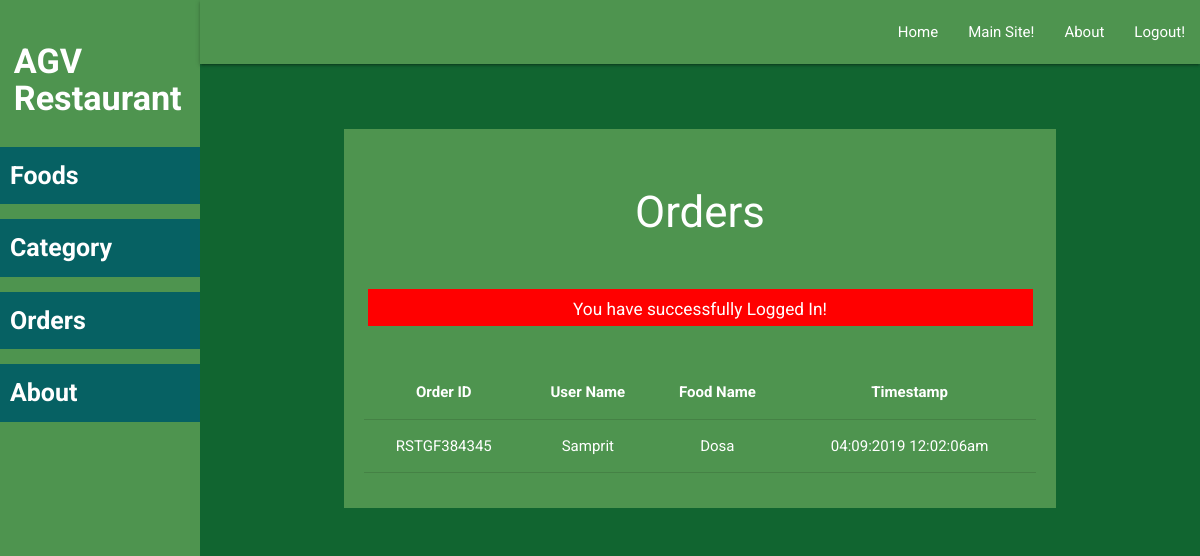
Page /admin/order-list.php (signed in) on the committed database.
### tables this page shows
CREATE TABLE `orders` (
  `id` int(11) NOT NULL,
  `order_id` varchar(20) NOT NULL,
  `user_id` varchar(10) NOT NULL,
  `food_id` varchar(10) NOT NULL,
  `user_name` varchar(100) NOT NULL,
  `timestamp` varchar(50) NOT NULL
);

CREATE TABLE `food` (
  `id` int(11) NOT NULL,
  `cat_id` int(10) NOT NULL,
  `fname` varchar(50) NOT NULL,
  `description` varchar(250) NOT NULL
);

### admin/order-list.php (the view, shortened to what this page needs)
<?php require('layout/header.php'); ?>
<?php require('layout/left-sidebar-long.php'); ?>
<?php require('layout/topnav.php'); ?>
<?php require('layout/left-sidebar-short.php'); ?>
<?php
require('../backends/connection-pdo.php');
$sql = 'SELECT orders.order_id, orders.user_name, orders.timestamp, food.fname FROM orders LEFT JOIN food ON orders.food_id = food.id';
$query  = $pdoconn->prepare($sql);
$query->execute();
$arr_all = $query->fetchAll(PDO::FETCH_ASSOC);
?>
<div class="section white-text" style="background: #4E944F;">
	<div class="section">
		<h3>Orders</h3>
	</div>
  <?php
    if (isset($_SESSION['msg'])) {
        echo '<div class="section center" style="margin: 5px 35px;"><div class="row" style="background: red; color: white;">
        <div class="col s12">
            <h6>'.$_SESSION['msg'].'</h6>
            </div>
        </div></div>';
    }
    ?>
	<div class="section center" style="padding: 20px;">
		<table class="centered responsive-table">
        <thead>
          <tr>
              <th>Order ID</th>
              <th>User Name</th>
              <th>Food Name</th>
              <th>Timestamp</th>
          </tr>
        </thead>
        <tbody>
          <?php
            foreach ($arr_all as $key) {
          ?>
          <tr>
            <td><?php echo $key['order_id']; ?></td>
            <td><?php echo $key['user_name']; ?></td>
            <td><?php echo $key['fname']; ?></td>
            <td><?php echo $key['timestamp']; ?></td>
          </tr>
          <?php } ?>
        </tbody>
      </table>
	</div>
</div>
<?php require('layout/footer.php'); ?>

### css/form-style.css (style rules this page uses)
body { background: #116530; font-family: "Roboto", sans-serif; -webkit-font-smoothing: antialiased; -moz-osx-font-smoothing: grayscale; }
.row { margin-bottom: 0 !important; }
.col { padding: 0 !important; }

### rows in the picture
orders: order "RSTGF384345", user_name "Samprit", food.fname "Dosa", timestamp "04:09:2019 12:02:06am"

### other values in the picture
$_SESSION['msg'] "You have successfully Logged In!"
